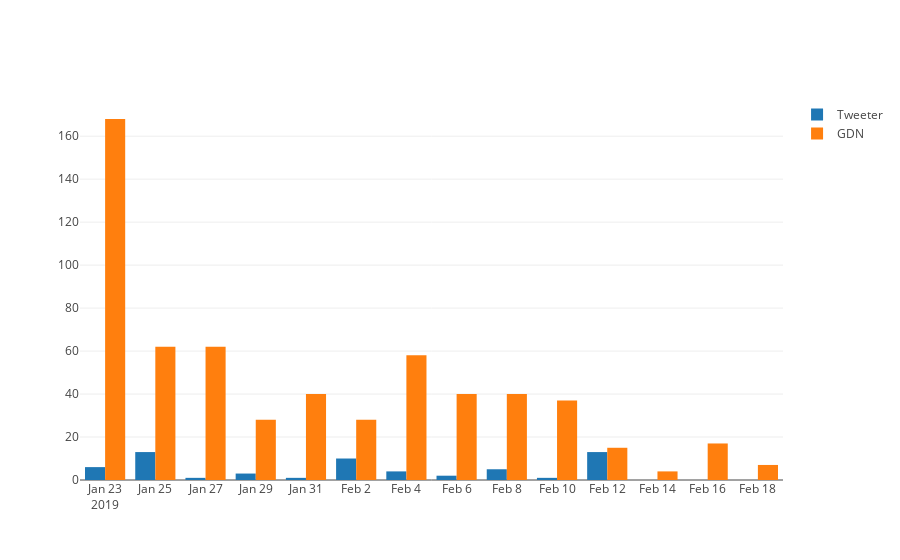

The notebook cell saved with this chart:
### Code cell
word = nlp("benalla")[0].lemma_
iplot([go.Histogram(x=words_time_tweeter2[word], name="Tweeter"),
       go.Histogram(x=words_time_gdn_day[word], name="GDN")])

### Figure 1 — Plotly figure (JSON) as saved in the notebook; plotly's stock layout.template omitted (floating-point values rounded to 4 significant figures; data arrays with more than 128 entries replaced by an {"elided": "..."} marker saying what was removed)
{"data": [{"name": "Tweeter", "type": "histogram", "x": ["2019-01-22", "2019-01-22", "2019-01-22", "2019-01-22", "2019-01-22", "2019-01-22", "2019-01-24", "2019-01-25", "2019-01-25", "2019-01-25", "2019-01-25", "2019-01-25", "2019-01-25", "2019-01-25", "2019-01-25", "2019-01-25", "2019-01-25", "2019-01-25", "2019-01-25", "2019-01-27", "2019-01-29", "2019-01-29", "2019-01-29", "2019-01-30", "2019-02-01", "2019-02-01", "2019-02-01", "2019-02-01", "2019-02-01", "2019-02-01", "2019-02-01", "2019-02-01", "2019-02-01", "2019-02-01", "2019-02-04", "2019-02-04", "2019-02-04", "2019-02-04", "2019-02-05", "2019-02-05", "2019-02-07", "2019-02-08", "2019-02-08", "2019-02-08", "2019-02-08", "2019-02-09", "2019-02-11", "2019-02-11", "2019-02-12", "2019-02-12", "2019-02-12", "2019-02-12", "2019-02-12", "2019-02-12", "2019-02-12", "2019-02-12", "2019-02-12", "2019-02-12", "2019-02-12"]}, {"name": "GDN", "type": "histogram", "x": {"elided": "606 str values"}}], "layout": {}}
